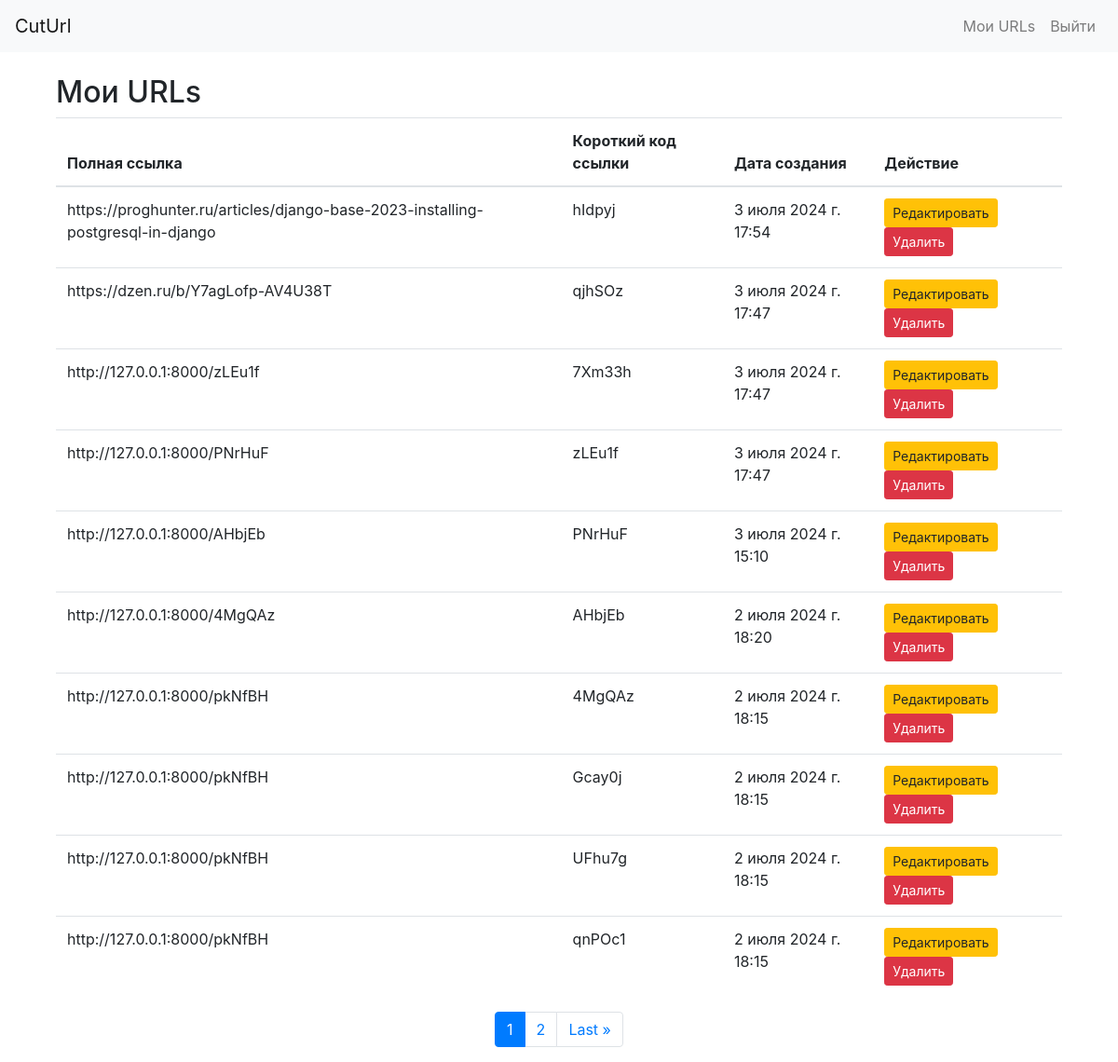
The app's page /my_urls/ (signed in) with its own data.
### shortener/models.py (models this page shows, shortened)
class URL(models.Model):
    original_url = models.URLField()
    short_code = models.CharField(max_length=10, unique=True)
    created_at = models.DateTimeField(auto_now_add=True)
    user = models.ForeignKey(User, on_delete=models.CASCADE, null=True, blank=True)

### shortener/views.py (the view)
# urls.py: path('my_urls/', user_urls, name='user_urls'),
@login_required
def user_urls(request):
    url_list = URL.objects.filter(user=request.user).order_by('-created_at')
    paginator = Paginator(url_list, 10)  # Показывать 10 URL на каждой странице
    page = request.GET.get('page')
    try:
        urls = paginator.page(page)
    except PageNotAnInteger:
        urls = paginator.page(1)
    except EmptyPage:
        urls = paginator.page(paginator.num_pages)
    return render(request, 'shortener/user_urls.html', {'urls': urls})

### shortener/templates/shortener/user_urls.html (shortened to what this page needs)
{% extends "shortener/base.html" %}
{% block content %}
    <div class="container">
        <h2>Мои URLs</h2>
        <table class="table">
            <thead>
                <tr>
                    <th>Полная ссылка</th>
                    <th>Короткий код ссылки</th>
                    <th>Дата создания</th>
                    <th>Действие</th>
                </tr>
            </thead>
            <tbody>
                {% for url in urls %}
                <tr>
                    <td>{{ url.original_url }}</td>
                    <td>{{ url.short_code }}</td>
                    <td>{{ url.created_at }}</td>
                    <td>
                        <a href="{% url 'edit_url' url.short_code %}" class="btn btn-warning btn-sm">Редактировать</a>
                        <a href="{% url 'delete_url' url.short_code %}" class="btn btn-danger btn-sm">Удалить</a>
                    </td>
                </tr>
                {% empty %}
                <tr>
                    <td colspan="4">No URLs found.</td>
                </tr>
                {% endfor %}
            </tbody>
        </table>
        {% if urls.has_other_pages %}
        <ul class="pagination justify-content-center">
            <li class="page-item active">
                <span class="page-link">{{ urls.number }} <span class="sr-only">(current)</span></span>
            </li>
            {% if urls.has_next %}
            <li class="page-item">
                <a class="page-link" href="?page={{ urls.next_page_number }}">{{ urls.next_page_number }}</a>
            </li>
            <li class="page-item">
                <a class="page-link" href="?page={{ urls.paginator.num_pages }}">Last &raquo;</a>
            </li>
            {% endif %}
        </ul>
        {% endif %}
    </div>
{% endblock %}

### shortener/templates/shortener/base.html (shortened to what this page needs)
<!DOCTYPE html>
<html lang="en">
<head>
    <link href="https://stackpath.bootstrapcdn.com/bootstrap/4.5.2/css/bootstrap.min.css" rel="stylesheet">
</head>
<body>
    <nav class="navbar navbar-expand-lg navbar-light bg-light">
        <a class="navbar-brand" href="{% url 'home' %}">CutUrl</a>
        <div class="collapse navbar-collapse" id="navbarNav">
            <ul class="navbar-nav ml-auto">
                {% if user.is_authenticated %}
                     <li class="nav-item">
                        <a class="nav-link" href="{% url 'user_urls' %}">Мои URLs</a>
                    </li>
                    <li class="nav-item">
                        <a class="nav-link" href="{% url 'logout' %}">Выйти</a>
                    </li>
                {% endif %}
            </ul>
        </div>
    </nav>
    <main role="main" class="container mt-4">
        {% block content %}
        {% endblock %}
    </main>
</body>
</html>

### records on screen
URL: original_url "https://proghunter.ru/articles/django-base-2023-installing-postgresql-in-django", short_code "hIdpyj", created_at "3 июля 2024 г. 17:54"
URL: original_url "https://dzen.ru/b/Y7agLofp-AV4U38T", short_code "qjhSOz", created_at "3 июля 2024 г. 17:47"
URL: original_url "http://127.0.0.1:8000/zLEu1f", short_code "7Xm33h", created_at "3 июля 2024 г. 17:47"
URL: original_url "http://127.0.0.1:8000/PNrHuF", short_code "zLEu1f", created_at "3 июля 2024 г. 17:47"
URL: original_url "http://127.0.0.1:8000/AHbjEb", short_code "PNrHuF", created_at "3 июля 2024 г. 15:10"
URL: original_url "http://127.0.0.1:8000/4MgQAz", short_code "AHbjEb", created_at "2 июля 2024 г. 18:20"
URL: original_url "http://127.0.0.1:8000/pkNfBH", short_code "4MgQAz", created_at "2 июля 2024 г. 18:15"
URL: original_url "http://127.0.0.1:8000/pkNfBH", short_code "Gcay0j", created_at "2 июля 2024 г. 18:15"
URL: original_url "http://127.0.0.1:8000/pkNfBH", short_code "UFhu7g", created_at "2 июля 2024 г. 18:15"
URL: original_url "http://127.0.0.1:8000/pkNfBH", short_code "qnPOc1", created_at "2 июля 2024 г. 18:15"

### other values on screen
{{ urls.number }} "1"
{{ urls.next_page_number }} "2"
